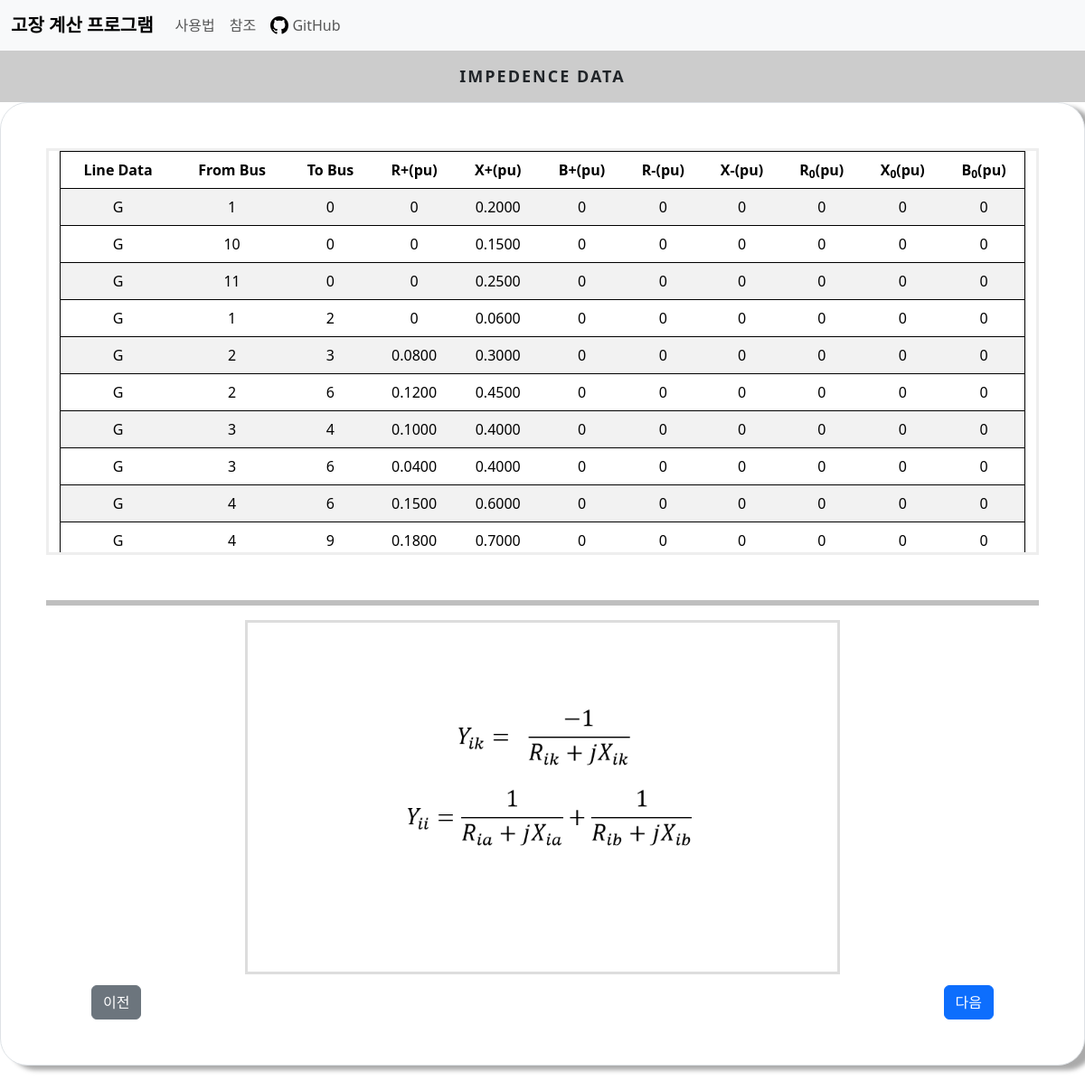
Before: /transformer/ with the older database file.
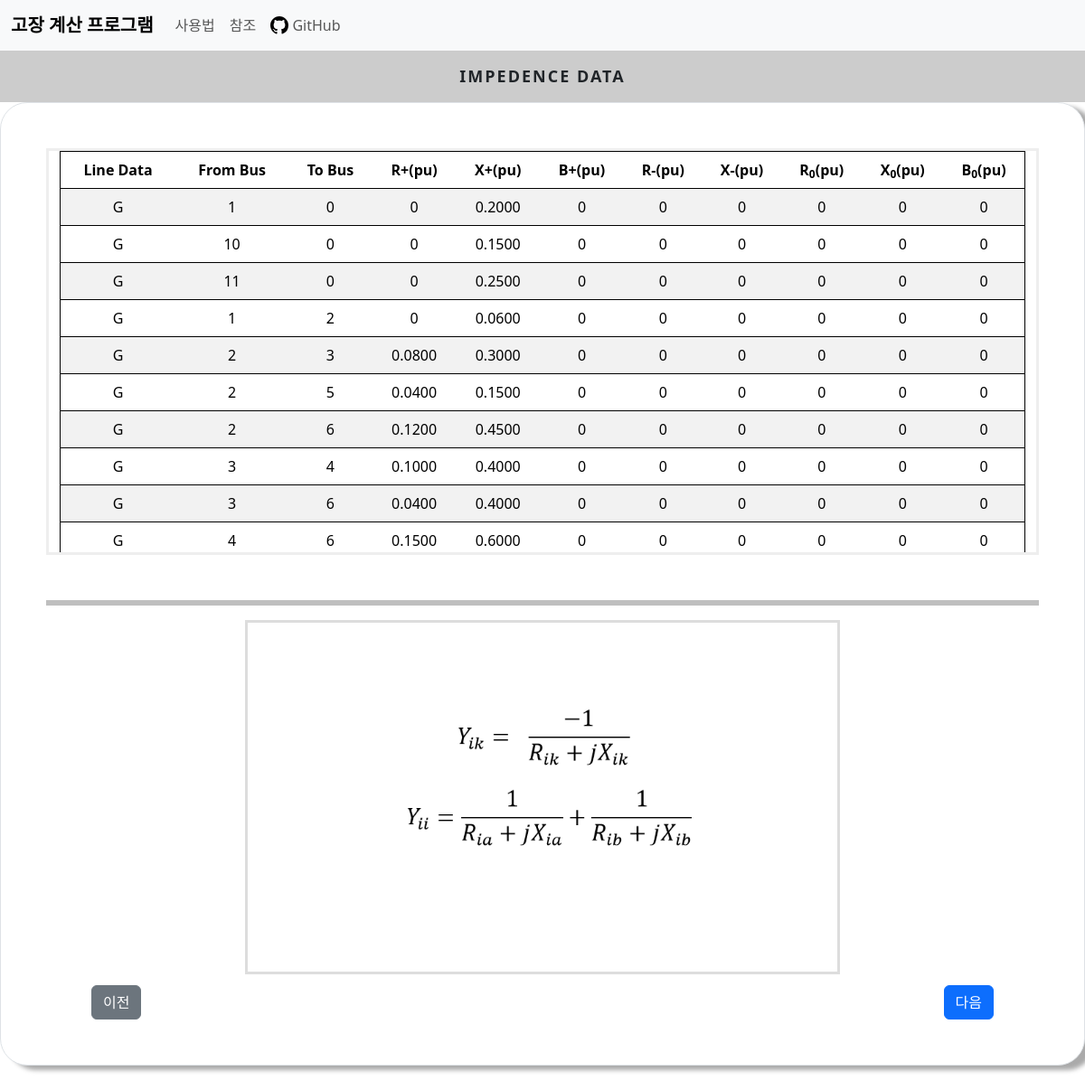
After: the same page with the newer database file.
### cal/models.py (models this page shows)
class FaultLineData(models.Model):
    From_Bus = models.SmallIntegerField()
    To_Bus = models.SmallIntegerField()
    R = models.FloatField()
    X = models.FloatField()
    B = models.FloatField()
    negative_R = models.FloatField(default=0,null=True,blank=True)
    negative_X = models.FloatField(default=0,null=True,blank=True)
    zero_R = models.FloatField(default=0,null=True,blank=True)
    zero_X = models.FloatField(default=0,null=True,blank=True)
    zero_B = models.FloatField(default=0,null=True,blank=True)
    line_type = models.SmallIntegerField(default=0)

### cal/views.py (the view)
# urls.py: path('transformer/',views.transformer, name='transformer'),
def transformer(request):
    faultlinedata=FaultLineData.objects.all()
    faultcon = FaultCondition.objects.get(to_find=True)
    return render(request,'cal/transformer.html',context={'faultlinedata':faultlinedata,'faultcon':faultcon})

### cal/templates/cal/transformer.html (shortened to what this page needs)
{% extends './base.html'%}
{% load static %}
{% block css %}
<link rel="stylesheet" href="{% static 'cal/css/table_label.css'%}">
<link rel="stylesheet" href="{% static 'cal/css/solution_img.css'%}">
{% endblock css %}
{% block content %}
<div class="main">
    <div class="tab other">
      <label for="tab-1">Impedence Data</label>
    </div>
    <div class="content">
      <div class="content-dis">
        <div class="border">
          <div class="container fault">
            <table class="table table-striped">
              <thead>
                <tr>
                  <td>Line Data</td>
                  <td>From Bus</td>
                  <td>To Bus</td>
                  <td>R+(pu)</td>
                  <td>X+(pu)</td>
                  <td>B+(pu)</td>
                  <td>R-(pu)</td>
                  <td>X-(pu)</td>
                  <td>R<sub>0</sub>(pu)</td>
                  <td>X<sub>0</sub>(pu)</td>
                  <td>B<sub>0</sub>(pu)</td>
                </tr>
              </thead>
              <tbody>
                {% for i in faultlinedata %}
                <tr>
                  {% if i.line_type == 0 %}
                    <td>G</td>
                  {% endif %}
                  <td>{{i.From_Bus}}</td>
                  <td>{{i.To_Bus}}</td>
                  <td>{{i.R|floatformat:-4}}</td>
                  <td>{{i.X|floatformat:-4}}</td>
                  <td>{{i.B|floatformat:-4}}</td>
                  <td>{{i.negative_R|floatformat:-4}}</td>
                  <td>{{i.negative_X|floatformat:-4}}</td>
                  <td>{{i.zero_R|floatformat:-4}}</td>
                  <td>{{i.zero_X|floatformat:-4}}</td>
                  <td>{{i.zero_B|floatformat:-4}}</td>
                </tr>
                {% endfor %}
              </tbody>
            </table>
          </div>
          {% if faultcon.is_bus_fault %}
            {% if faultcon.is_flow %}
              <a class="btn btn-secondary prev" href="{% url 'flow' %}">이전</a>
            {% else %}
              <a class="btn btn-secondary prev" href="{% url 'initial' %}">이전</a>
            {% endif %}
          {% else %}
            <a class="btn btn-secondary prev" href="{% url 'slider' %}">이전</a>
          {% endif %}
          <a class="btn btn-primary next" href="{% url 'ybus' %}">다음</a>
          <hr>
          {% if faultcon.is_shunt %}
            {% if faultcon.is_load_effect %}
              <img src="{% static 'cal/images/ybusbload.png'%}">
            {% else %}
              <img src="{% static 'cal/images/ybusb.png'%}">
            {% endif %}
          {% else %}
            {% if faultcon.is_load_effect %}
              <img src="{% static 'cal/images/ybusload.png'%}">
            {% else %}
              <img src="{% static 'cal/images/ybus.png'%}">
            {% endif %}
          {% endif%}
        </div>
      </div>
    </div>
  </div>
{% endblock content%}

Changed rows visible on the page:
removed FaultLineData: line_type "G", From_Bus "4", To_Bus "9", R "0.1800", X "0.7000", B "0", negative_R "0", negative_X "0", zero_R "0", zero_X "0", zero_B "0"
added FaultLineData: line_type "G", From_Bus "2", To_Bus "5", R "0.0400", X "0.1500", B "0", negative_R "0", negative_X "0", zero_R "0", zero_X "0", zero_B "0"
